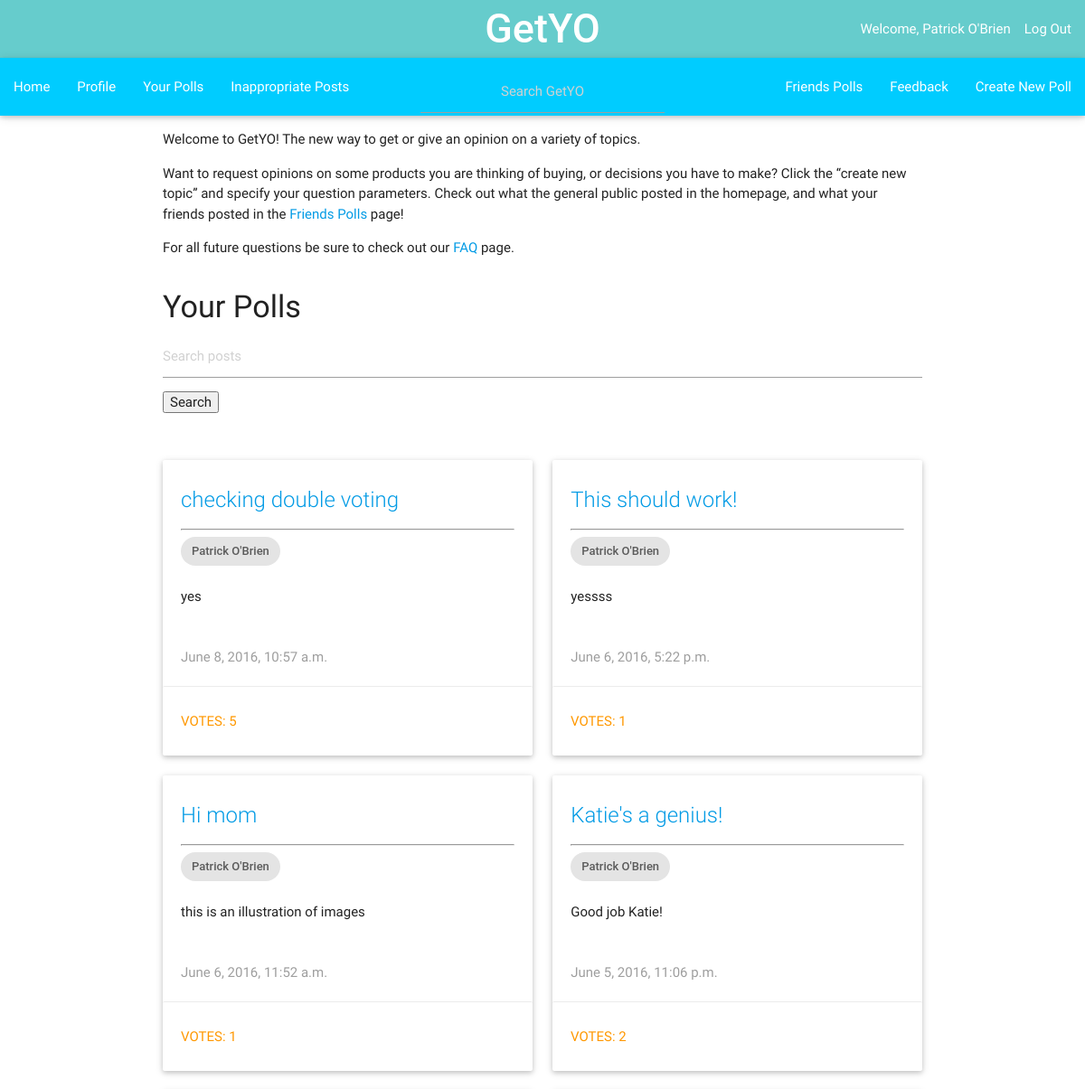
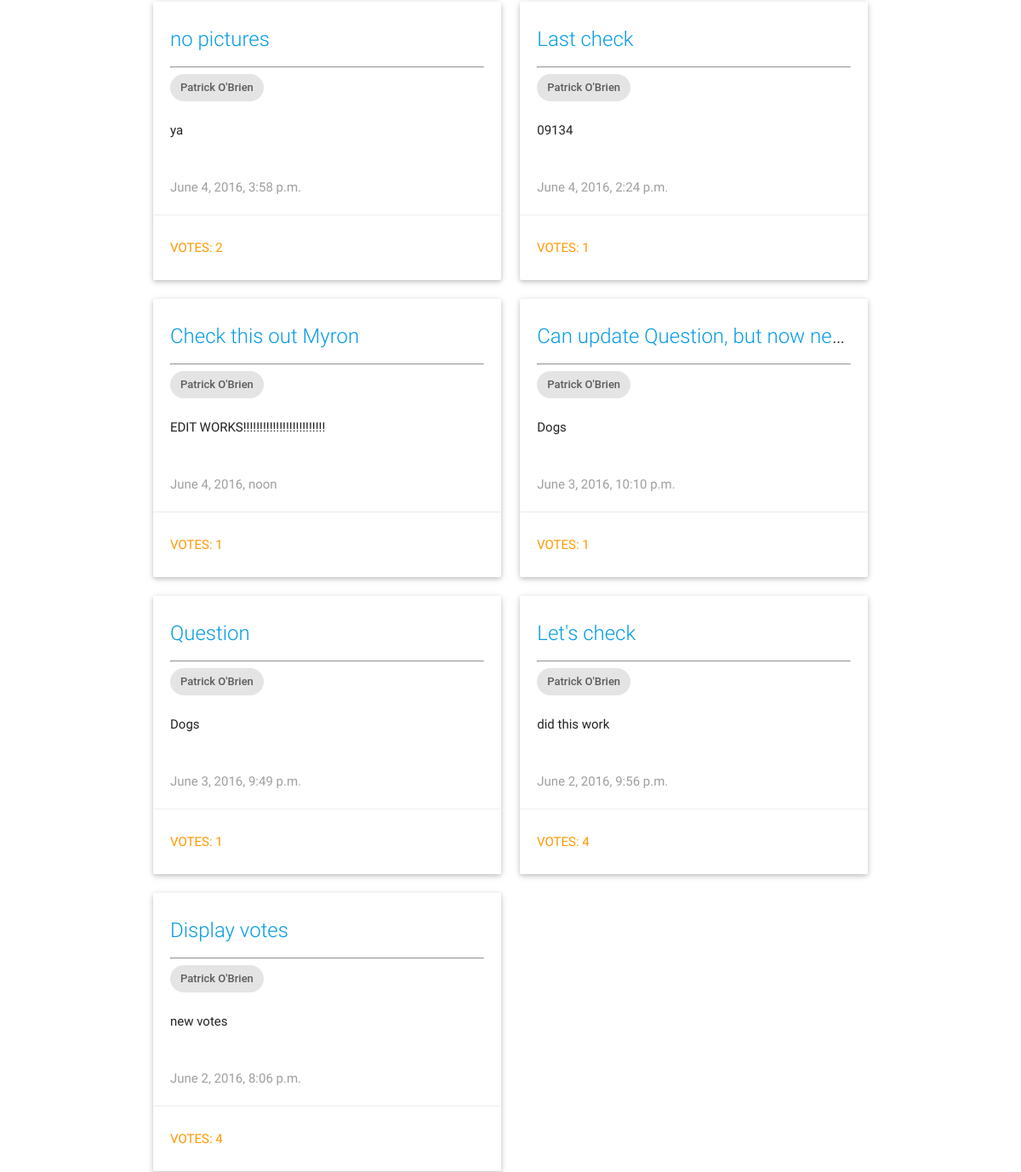
/imo_app/your_posts/ (signed in, upper part), run on an earlier commit of the app's database (2 pictures, top to bottom).
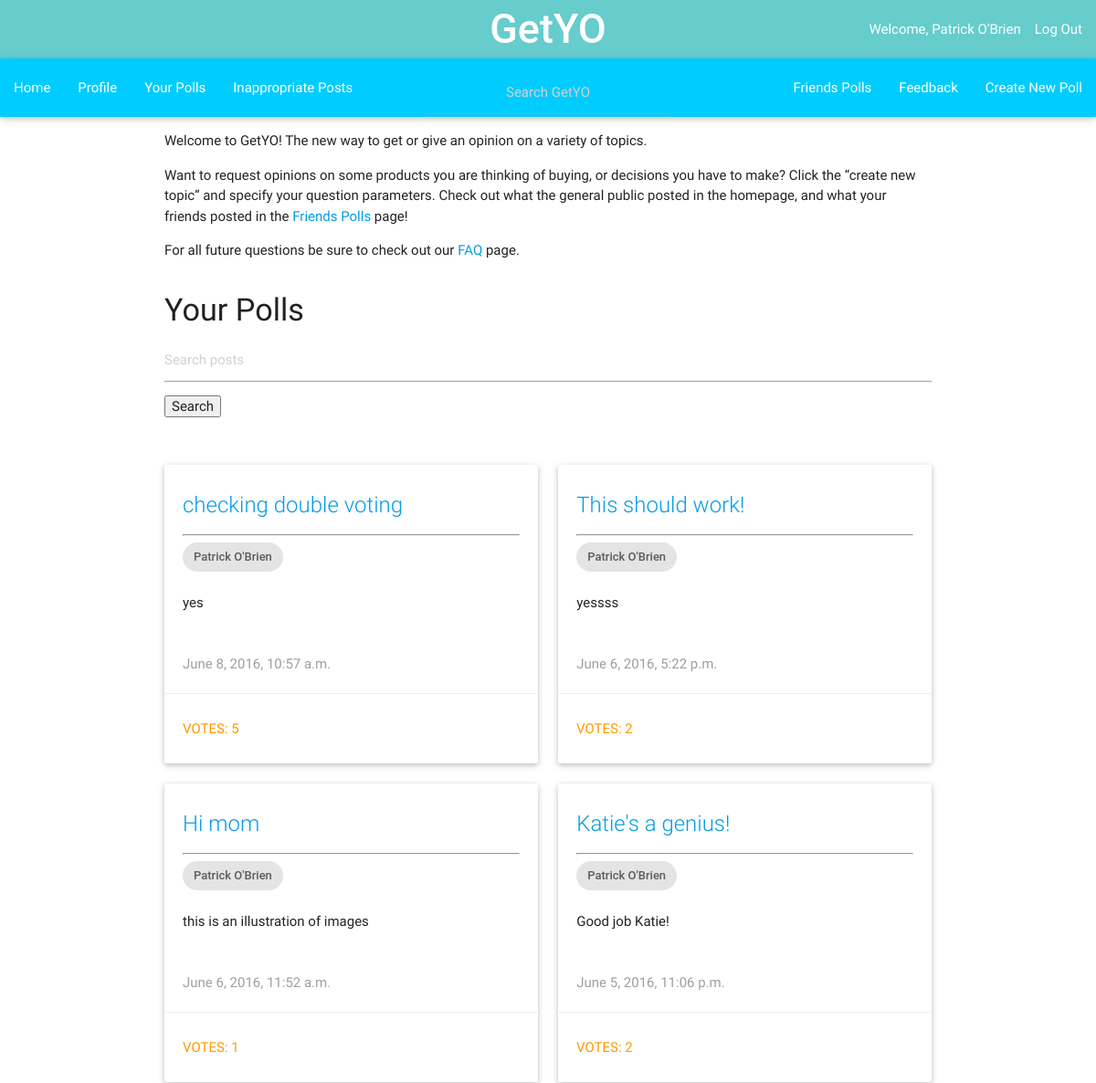
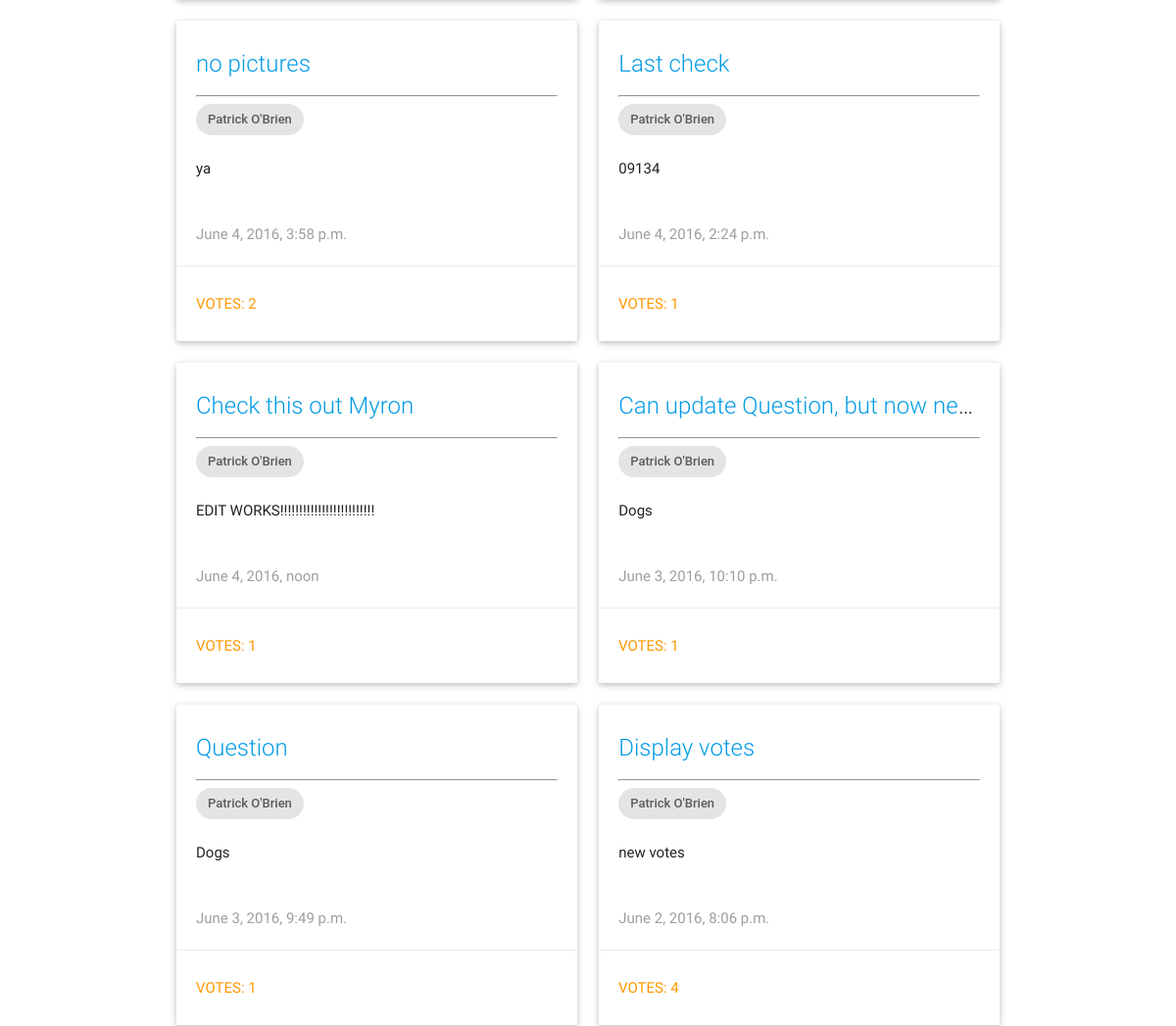
And on a later commit of the database (2 pictures, top to bottom).
### imo_app/models.py (models this page shows, shortened)
class Question(models.Model):
    author = models.ForeignKey(UserProfile, on_delete=models.CASCADE)
    author_name = models.CharField(max_length=200, default='')
    question_text = models.CharField(max_length=200)
    description = models.TextField(default = '')
    category = models.CharField(max_length=50, default='')
    pub_date = models.DateTimeField('date published')
    choice1 = models.CharField(null=True, blank=True, default = '', max_length = 200)
    image1 = models.ImageField(null=True, blank=True)
    choice2 = models.CharField(null=True, blank=True, default = '', max_length = 200)
    image2 = models.ImageField(null=True, blank=True)
    choice3 = models.CharField(null=True, blank=True, default = '', max_length = 200)
    image3 = models.ImageField(null=True, blank=True)
    total_votes = models.IntegerField(default = 0)
    inappropriate = models.IntegerField(default=0)
    class Meta:
        ordering = ['-pub_date']

class UserProfile(models.Model):
    user = models.OneToOneField(User)
    name = models.CharField(max_length=200, default='')
    gender = models.CharField(default='', blank=True, max_length=15)
    picture = models.ImageField(blank=True, null=True, default='')
    birthday = models.DateField(blank=True, null=True)
    about = models.TextField(null = True, blank = True, default='')
    motto = models.CharField(max_length=200, null = True, blank=True, default='')
    total_friends = models.IntegerField(default=0)
    inappropriate = models.IntegerField(default=0)
    join_date = models.DateField(blank=True, null=True)
    sponsor = models.BooleanField(default=False)
    verification = models.BooleanField(default=False)
    activation_key = models.CharField(max_length=100, default='')
    terms_of_service = models.BooleanField(default=False)

### imo_app/views.py (the view)
@login_required
def your_posts(request):
    current_user = request.user
    author = UserProfile.objects.get(id=current_user.id)
    q_list = Question.objects.filter(author=author)
    if request.GET.get("q"):
        query = request.GET.get("q")
        q_list = search_bars(q_list, query)
    paginator = Paginator(q_list, 12) # Show 25 contacts per page
    page = request.GET.get('page')
    try:
        q = paginator.page(page)
    except PageNotAnInteger:
        q = paginator.page(1)
    except EmptyPage:
        q = paginator.page(paginator.num_pages)
    context = {'q_all': q, 'current_user': current_user}
    return render(request, 'imo_app/your_posts.html', context)

### imo_app/templates/imo_app/your_posts.html (shortened to what this page needs)
{% extends "imo_app/base.html" %}
{% block content %}
  <div class="row">
    <div class="col m12">
      <p>Welcome to GetYO!  The new way to get or give an opinion on a variety of topics.</p>
      <p>Want to request opinions on some products you are thinking of buying, or decisions you have to make?
        Click the “create new topic” and specify your question parameters.  Check out what the general public posted
        in the homepage, and what your friends posted in the <a href="{% url 'imo_app:friends_polls' %}">Friends Polls</a> page!</p>
      <p>For all future questions be sure to check out our <a href="{% url 'imo_app:faq' %}">FAQ</a> page.</p>
    </div>
  </div>
      <h4>Your Polls</h4>
      <div class="row">
        <div class="col m12">
        <form method='GET' action=''>
        <input type='text' name='q' placeholder='Search posts' value='{{ request.GET.q }}' />
        <input type='submit' value='Search' />
        </form>
        <br></br>
      </div>
        {% for i in q_all %}
          <div class="col m6">
            <div class="card" >
              <div class="card-content">
                <span class="card-title truncate"><a href="{% url 'imo_app:detail' i.id %}">{{ i.question_text }}</a></span>
                <hr></hr>
                <div class="chip">
                  {{ i.author.user.first_name}} {{ i.author.user.last_name}}
                </div>
                <br></br>
                <p class="truncate">{{ i.description }}</p>
                <br></br>
                <p class="grey-text">{{ i.pub_date }}</p>
              </div>
              <a href="{% url 'imo_app:detail' i.id %}"><div class="orange-text waves-effect waves-teal card-action btn-flat" style="width:100%; height: 100%">
              {% if i.total_votes < 1 %}
              Votes: 0
              {% else %}
              Votes: {{ i.total_votes }}
              {% endif %}
              </div></a>
            </div>
          </div>
        {% endfor %}
    </div>
    <br></br>
    <br></br>
    <br></br>
    <br></br>
    <br></br>
    <br></br>
    <br></br>
{% endblock content %}

What changed in the data, as far as the page shows it:
removed Question: question_text "Let's check", author.user.first_name "Patrick", author.user.last_name "O'Brien", description "did this work", pub_date "June 2, 2016, 9:56 p.m.", total_votes "4"
changed Question "This should work!": total_votes "1" → "2"
